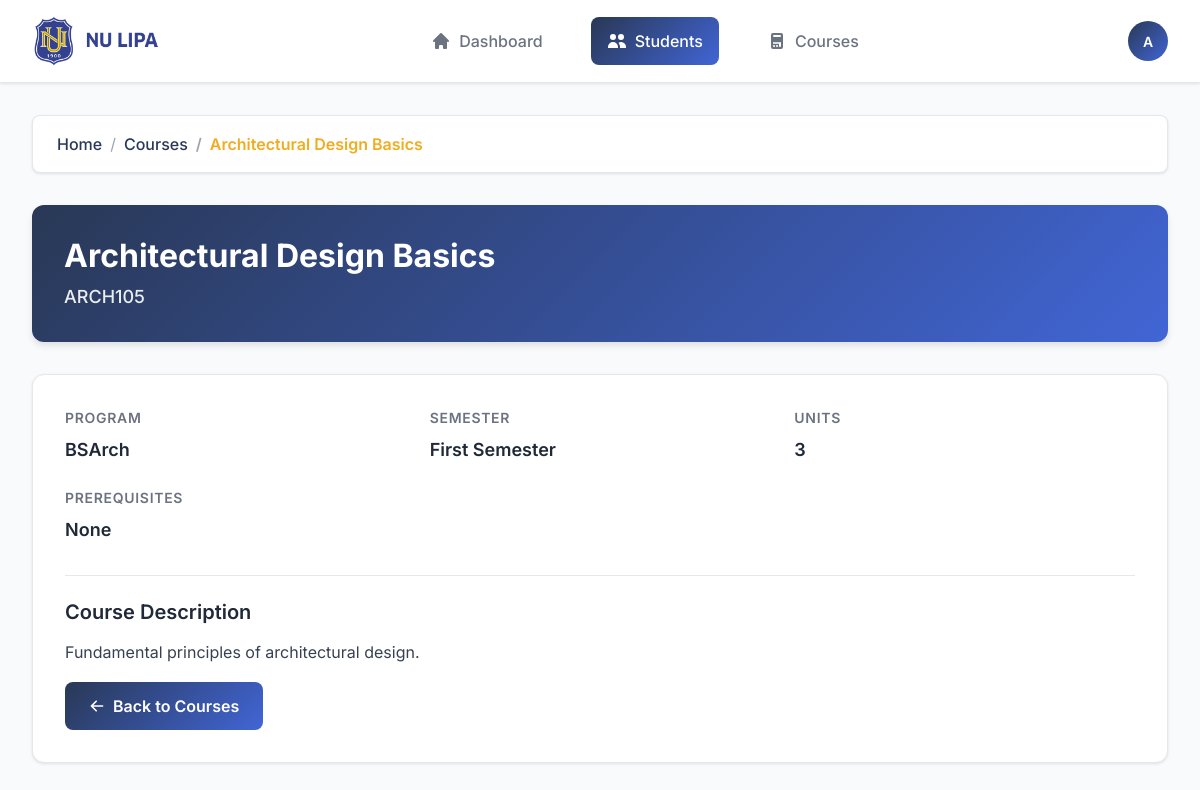
Screenshot of /details.php?id=4 with the database file from the repository.
### tables this page shows
CREATE TABLE `courses` (
  `id` int(11) NOT NULL,
  `course_code` varchar(20) NOT NULL,
  `course_name` varchar(255) NOT NULL,
  `description` text DEFAULT NULL,
  `units` int(11) NOT NULL DEFAULT 3,
  `program` varchar(100) NOT NULL,
  `semester` varchar(50) NOT NULL,
  `prerequisites` varchar(255) DEFAULT NULL,
  `created_at` timestamp NOT NULL DEFAULT current_timestamp(),
  `updated_at` timestamp NOT NULL DEFAULT current_timestamp() ON UPDATE current_timestamp()
);

### details.php (the view, shortened to what this page needs)
<?php
include 'connections.php';
$course_id = intval($_GET['id']);
$stmt = $conn->prepare("SELECT * FROM courses WHERE id = ?");
$stmt->bind_param("i", $course_id);
$stmt->execute();
$result = $stmt->get_result();
$course = $result->fetch_assoc();
?>
<!DOCTYPE html>
<html lang="en">
<head>
    <link rel="stylesheet" href="style.css" />
    <link href="https://cdn.jsdelivr.net/npm/bootstrap@5.3.0/dist/css/bootstrap.min.css" rel="stylesheet" />
</head>
<body>
<header class="header-bar">
  <a href="index.php" class="logo">
    <img src="images/National University Lipa.png" alt="NU Lipa" class="logo-image" style="width: 130px; height: 50px;">
  </a>
  <nav class="nav-menu">
    <a href="enrollee.php" class="nav-item">
      <svg class="nav-icon" fill="currentColor" viewBox="0 0 20 20">
        <path d="M10.707 2.293a1 1 0 00-1.414 0l-7 7a1 1 0 001.414 1.414L4 10.414V17a1 1 0 001 1h2a1 1 0 001-1v-2a1 1 0 011-1h2a1 1 0 011 1v2a1 1 0 001 1h2a1 1 0 001-1v-6.586l.293.293a1 1 0 001.414-1.414l-7-7z"/>
      </svg>
      Dashboard
    </a>
    <a href="admin.php" class="nav-item active">
      <svg class="nav-icon" fill="currentColor" viewBox="0 0 20 20">
        <path d="M9 6a3 3 0 11-6 0 3 3 0 016 0zM17 6a3 3 0 11-6 0 3 3 0 016 0zM12.93 17c.046-.327.07-.66.07-1a6.97 6.97 0 00-1.5-4.33A5 5 0 0119 16v1h-6.07zM6 11a5 5 0 015 5v1H1v-1a5 5 0 015-5z"/>
      </svg>
      Students
    </a>
    <a href="courses.php" class="nav-item">
      Courses
    </a>
  </nav>
  <div class="header-actions">
    <div class="user-profile-dropdown">
      <div class="user-profile" onclick="toggleDropdown()">A</div>
    </div>
  </div>
</header>
<main class="main-content">
  <nav aria-label="breadcrumb">
    <ol class="breadcrumb">
      <li class="breadcrumb-item"><a href="index.php">Home</a></li>
      <li class="breadcrumb-item"><a href="courses.php">Courses</a></li>
      <li class="breadcrumb-item active" aria-current="page"><?= htmlspecialchars($course['course_name']); ?></li>
    </ol>
  </nav>
  <div class="course-header">
    <h1 class="course-title"><?= htmlspecialchars($course['course_name']); ?></h1>
    <div class="course-code"><?= htmlspecialchars($course['course_code']); ?></div>
  </div>
  <div class="course-details-card">
    <div class="detail-grid">
      <div class="detail-item">
        <div class="detail-label">Program</div>
        <div class="detail-value"><?= htmlspecialchars($course['program']); ?></div>
      </div>
      <div class="detail-item">
        <div class="detail-label">Semester</div>
        <div class="detail-value"><?= htmlspecialchars($course['semester']); ?></div>
      </div>
      <div class="detail-item">
        <div class="detail-label">Units</div>
        <div class="detail-value"><?= intval($course['units']); ?></div>
      </div>
      <div class="detail-item">
        <div class="detail-label">Prerequisites</div>
        <div class="detail-value"><?= htmlspecialchars($course['prerequisites'] ?: 'None'); ?></div>
      </div>
    </div>
    <div class="description-section">
      <h2 class="section-title">Course Description</h2>
      <p class="description-text"><?= nl2br(htmlspecialchars($course['description'])); ?></p>
    </div>
    <a href="courses.php" class="back-button">
      <svg class="back-icon" fill="currentColor" viewBox="0 0 20 20">
        <path fill-rule="evenodd" d="M9.707 16.707a1 1 0 01-1.414 0l-6-6a1 1 0 010-1.414l6-6a1 1 0 011.414 1.414L5.414 9H17a1 1 0 110 2H5.414l4.293 4.293a1 1 0 010 1.414z" clip-rule="evenodd"/>
      </svg>
      Back to Courses
    </a>
  </div>
</main>
</body>
</html>

### style.css (style rules this page uses)
body { background-color: #f8f9fa; font-family: 'Segoe UI', Tahoma, Geneva, Verdana, sans-serif; }
body { background-color: #f8f9fa; }

### details.php (style rules this page uses)
body { background: #f8fafc; font-family: 'Inter', -apple-system, BlinkMacSystemFont, 'Segoe UI', Roboto, sans-serif; color: #374151; margin: 0; padding: 0; }
.header-bar { background: #ffffff; border-bottom: 1px solid #e5e7eb; padding: 1rem 2rem; display: flex; align-items: center; justify-content: space-between; position: sticky; top: 0; z-index: 100; box-shadow: 0 1px 3px rgba(0,0,0,0.1); }
.logo { display: flex; align-items: center; gap: 0.75rem; font-size: 1.5rem; font-weight: 700; color: #1f2937; text-decoration: none; }
.nav-menu { display: flex; gap: 2rem; align-items: center; }
.nav-item { display: flex; align-items: center; gap: 0.5rem; padding: 0.75rem 1rem; border-radius: 8px; text-decoration: none; color: #6b7280; font-weight: 500; transition: all 0.2s ease; }
.nav-item.active { background: linear-gradient(135deg, #293855, #4165D5); color: white; }
.nav-icon { width: 20px; height: 20px; }
.header-actions { display: flex; align-items: center; gap: 1rem; }
.user-profile-dropdown { position: relative; }
.user-profile { width: 40px; height: 40px; border-radius: 50%; background: linear-gradient(135deg, #293855, #4165D5); display: flex; align-items: center; justify-content: center; color: white; font-weight: 600; font-size: 0.875rem; cursor: pointer; transition: all 0.2s ease; }
.main-content { padding: 2rem; max-width: 1200px; margin: 0 auto; }
.breadcrumb { background: #ffffff; border-radius: 8px; padding: 1rem 1.5rem; margin-bottom: 2rem; box-shadow: 0 1px 3px rgba(0,0,0,0.1); border: 1px solid #e5e7eb; }
.breadcrumb-item + .breadcrumb-item::before { color: #9ca3af; }
.breadcrumb-item a { color: #293855; text-decoration: none; font-weight: 500; }
.breadcrumb-item.active { color: #F1AC20; font-weight: 600; }
.course-header { background: linear-gradient(135deg, #293855, #4165D5); color: white; padding: 2rem; border-radius: 12px; margin-bottom: 2rem; box-shadow: 0 4px 6px rgba(0, 0, 0, 0.1); }
.course-title { font-size: 2rem; font-weight: 700; margin-bottom: 0.5rem; }
.course-code { font-size: 1.125rem; opacity: 0.9; font-weight: 500; }
.course-details-card { background: #ffffff; border-radius: 12px; padding: 2rem; box-shadow: 0 1px 3px rgba(0,0,0,0.1); border: 1px solid #e5e7eb; margin-bottom: 2rem; }
.detail-grid { display: grid; grid-template-columns: repeat(auto-fit, minmax(250px, 1fr)); gap: 1.5rem; margin-bottom: 2rem; }
.detail-item { display: flex; flex-direction: column; gap: 0.5rem; }
.detail-label { font-size: 0.875rem; font-weight: 600; color: #6b7280; text-transform: uppercase; letter-spacing: 0.05em; }
.detail-value { font-size: 1.125rem; font-weight: 600; color: #1f2937; }
.description-section { border-top: 1px solid #e5e7eb; padding-top: 1.5rem; }
.section-title { font-size: 1.25rem; font-weight: 600; color: #1f2937; margin-bottom: 1rem; }
.description-text { font-size: 1rem; line-height: 1.6; color: #374151; }
.back-button { background: linear-gradient(135deg, #293855, #4165D5); color: white; border: none; padding: 0.75rem 1.5rem; border-radius: 8px; font-weight: 600; text-decoration: none; display: inline-flex; align-items: center; gap: 0.5rem; transition: all 0.2s ease; }
.back-icon { width: 16px; height: 16px; }

### rows the page displays
courses: course_name "Architectural Design Basics", course_code "ARCH105", program "BSArch", semester "First Semester", units "3", prerequisites "None", description "Fundamental principles of architectural design."
